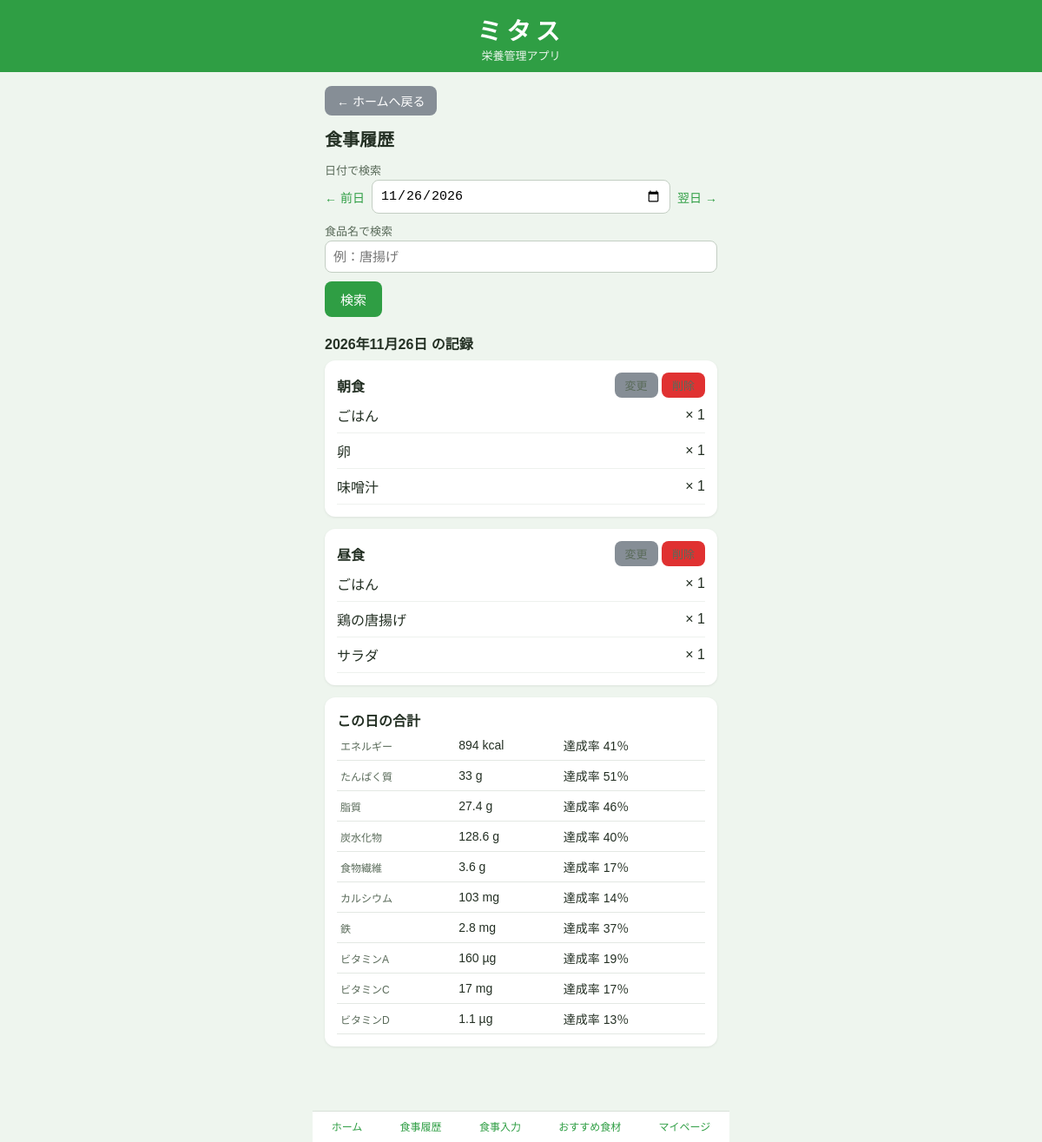
The page /history.php on the database its author committed.
### tables this page shows
CREATE TABLE IF NOT EXISTS 11meals (
  id INT AUTO_INCREMENT PRIMARY KEY,
  meal_date DATE NOT NULL,
  meal_type VARCHAR(10) NOT NULL
);

CREATE TABLE IF NOT EXISTS 11meal_items (
  id INT AUTO_INCREMENT PRIMARY KEY,
  meal_id INT NOT NULL,
  food_id INT,
  food_name VARCHAR(50) NOT NULL,
  quantity INT NOT NULL DEFAULT 1,
  energy DECIMAL(7,1),
  protein DECIMAL(6,1),
  fat DECIMAL(6,1),
  carbs DECIMAL(6,1),
  fiber DECIMAL(6,1),
  calcium DECIMAL(7,1),
  iron DECIMAL(6,1),
  vit_a DECIMAL(8,1),
  vit_c DECIMAL(6,1),
  vit_d DECIMAL(6,1),
  FOREIGN KEY (meal_id) REFERENCES 11meals(id) ON DELETE CASCADE
);

CREATE TABLE IF NOT EXISTS 11profile (
  id INT PRIMARY KEY,
  age_group VARCHAR(10),
  allergy VARCHAR(100),
  activity VARCHAR(10),
  height DECIMAL(5,1),
  weight DECIMAL(5,1)
);

### db.php (called while the page is built, shortened)
<?php
$DB_HOST = 'localhost';
$DB_NAME = 'db2026';
$DB_USER = 'ここに自分のユーザー名';
$DB_PASS = 'ここに自分のパスワード';
function db() {
    global $DB_HOST, $DB_NAME, $DB_USER, $DB_PASS;
    static $pdo = null;
    if ($pdo === null) {
        $dsn = "mysql:host={$DB_HOST};dbname={$DB_NAME};charset=utf8mb4";
        $pdo = new PDO($dsn, $DB_USER, $DB_PASS, array(
            PDO::ATTR_ERRMODE => PDO::ERRMODE_EXCEPTION,
            PDO::ATTR_DEFAULT_FETCH_MODE => PDO::FETCH_ASSOC,
        ));
    }
    return $pdo;
}
function h($s) {
    return htmlspecialchars((string)$s, ENT_QUOTES, 'UTF-8');
}
function fmtNum($v) {
    $s = number_format((float)$v, 1);
    if (substr($s, -2) === '.0') {
        $s = substr($s, 0, -2);
    }
    return $s;
}
$NUTRIENTS = array(
    'energy'  => array('エネルギー', 'kcal'),
    'protein' => array('たんぱく質', 'g'),
    'fat'     => array('脂質', 'g'),
    'carbs'   => array('炭水化物', 'g'),
    'fiber'   => array('食物繊維', 'g'),
    'calcium' => array('カルシウム', 'mg'),
    'iron'    => array('鉄', 'mg'),
    'vit_a'   => array('ビタミンA', 'µg'),
    'vit_c'   => array('ビタミンC', 'mg'),
    'vit_d'   => array('ビタミンD', 'µg'),
);
function targets($activity) {
    $t = array(
        'energy' => 2200, 'protein' => 65, 'fat' => 60, 'carbs' => 320,
        'fiber' => 21, 'calcium' => 750, 'iron' => 7.5,
        'vit_a' => 850, 'vit_c' => 100, 'vit_d' => 8.5,
    );
    return $t;
}
function getProfile() {
    $row = db()->query("SELECT * FROM 11profile WHERE id = 1")->fetch();
    return $row;
}
function dayTotals($date) {
    global $NUTRIENTS;
    $cols = array();
    foreach (array_keys($NUTRIENTS) as $k) {
        $cols[] = "SUM(mi.{$k} * mi.quantity) AS {$k}";
    }
    $sql = "SELECT " . implode(', ', $cols)
         . " FROM 11meals m JOIN 11meal_items mi ON mi.meal_id = m.id"
         . " WHERE m.meal_date = ?";
    $stmt = db()->prepare($sql);
    $stmt->execute(array($date));
    $row = $stmt->fetch();
    $totals = array();
    foreach (array_keys($NUTRIENTS) as $k) {
        $totals[$k] = ($row && $row[$k] !== null) ? (float)$row[$k] : 0.0;
    }
    return $totals;
}
function achievementRates($totals, $tg) {
    $rates = array();
    foreach ($tg as $k => $target) {
        $rates[$k] = ($target > 0) ? (int)round($totals[$k] / $target * 100) : 0;
    }
    return $rates;
}

### history.php (the view, shortened to what this page needs)
<?php
require __DIR__ . '/db.php';
$date = isset($_GET['date']) ? $_GET['date'] : date('Y-m-d');
$kw = isset($_GET['kw']) ? trim($_GET['kw']) : '';
$prev = date('Y-m-d', strtotime($date . ' -1 day'));
$next = date('Y-m-d', strtotime($date . ' +1 day'));
$stmt = db()->prepare(
    "SELECT * FROM 11meals WHERE meal_date = ?
     ORDER BY FIELD(meal_type, '朝食', '昼食', '夕食', '間食・夜食'), id"
);
$stmt->execute(array($date));
$meals = $stmt->fetchAll();
$itemStmt = db()->prepare("SELECT * FROM 11meal_items WHERE meal_id = ? ORDER BY id");
$profile = getProfile();
$tg = targets($profile['activity']);
$totals = dayTotals($date);
$rates = achievementRates($totals, $tg);
require __DIR__ . '/header.php';
?>
<h1>食事履歴</h1>
<form method="get" action="history.php">
  <label>日付で検索</label>
  <div class="date-nav">
    <a href="history.php?date=<?= h($prev) ?>&kw=<?= h($kw) ?>">← 前日</a>
    <input type="date" name="date" value="<?= h($date) ?>" style="flex:1; margin:0;">
    <a href="history.php?date=<?= h($next) ?>&kw=<?= h($kw) ?>">翌日 →</a>
  </div>
  <label>食品名で検索</label>
  <input type="text" name="kw" value="<?= h($kw) ?>" placeholder="例：唐揚げ">
  <button type="submit" class="btn">検索</button>
</form>
<h2><?= h(date('Y年n月j日', strtotime($date))) ?> の記録</h2>
<?php
foreach ($meals as $meal):
    $itemStmt->execute(array($meal['id']));
    $items = $itemStmt->fetchAll();
?>
<div class="card">
  <div class="meal-head">
    <span class="meal-type"><?= h($meal['meal_type']) ?></span>
    <span>
      <a class="btn small sub" href="meal_edit.php?id=<?= (int)$meal['id'] ?>">変更</a>
      <a class="btn small danger" href="meal_delete.php?id=<?= (int)$meal['id'] ?>">削除</a>
    </span>
  </div>
  <?php foreach ($items as $it): ?>
  <div class="item-row">
    <span class="nm"><?= h($it['food_name']) ?></span>
    <span>× <?= (int)$it['quantity'] ?></span>
  </div>
  <?php endforeach; ?>
</div>
<?php endforeach; ?>
<div class="card">
  <strong>この日の合計</strong>
  <table>
    <?php foreach ($NUTRIENTS as $k => $nut): ?>
    <tr>
      <th><?= h($nut[0]) ?></th>
      <td><?= fmtNum($totals[$k]) ?> <?= h($nut[1]) ?></td>
      <td>達成率 <?= $rates[$k] ?>％</td>
    </tr>
    <?php endforeach; ?>
  </table>
</div>
<?php require __DIR__ . '/footer.php'; ?>

### header.php (shortened to what this page needs)
<!DOCTYPE html>
<html lang="ja">
<head>
<link rel="stylesheet" href="style.css">
</head>
<body>
<header class="app-header">
  <div class="app-title">ミタス</div>
  <div class="app-subtitle">栄養管理アプリ</div>
</header>
<main class="container">
<?php if (basename($_SERVER['SCRIPT_NAME'] ?? '') !== 'index.php'): ?>
  <p class="home-back-wrap"><a class="btn sub home-back" href="index.php">← ホームへ戻る</a></p>
<?php endif; ?>

### footer.php
</main>
<nav class="tabbar">
  <a href="index.php">ホーム</a>
  <a href="history.php">食事履歴</a>
  <a href="meal_input.php">食事入力</a>
  <a href="recommend.php">おすすめ食材</a>
  <a href="mypage.php">マイページ</a>
</nav>
</body>
</html>

### style.css (style rules this page uses)
* { box-sizing: border-box; }
body { margin: 0; font-family: "Hiragino Kaku Gothic ProN", "Yu Gothic", sans-serif; background: #eef5ee; color: #243024; }
.app-header { background: #2f9e44; color: #fff; text-align: center; padding: 14px 8px 10px; }
.app-title { font-size: 28px; font-weight: bold; letter-spacing: 0.2em; }
.app-subtitle { font-size: 13px; opacity: 0.9; }
.container { max-width: 480px; margin: 0 auto; padding: 16px 14px 96px; }
h1 { font-size: 20px; margin: 4px 0 12px; }
h2 { font-size: 16px; margin: 18px 0 8px; }
.card { background: #fff; border-radius: 12px; padding: 14px; margin-bottom: 14px; box-shadow: 0 1px 3px rgba(0,0,0,0.08); }
.btn { display: inline-block; background: #2f9e44; color: #fff; border: none; border-radius: 8px; padding: 10px 18px; font-size: 15px; cursor: pointer; text-decoration: none; }
.btn.sub { background: #868e96; }
.btn.danger { background: #e03131; }
.btn.small { padding: 5px 12px; font-size: 13px; }
.home-back-wrap { margin: 0 0 12px; }
.btn.home-back { padding: 7px 14px; font-size: 14px; }
input[type="text"], input[type="date"], input[type="number"], select { width: 100%; padding: 9px; font-size: 15px; border: 1px solid #c3cec3; border-radius: 8px; margin-bottom: 10px; background: #fff; }
label { font-size: 13px; color: #5a6b5a; display: block; margin-bottom: 2px; }
table { width: 100%; border-collapse: collapse; font-size: 14px; }
th, td { border-bottom: 1px solid #e3e8e3; padding: 7px 4px; text-align: left; }
th { color: #5a6b5a; font-weight: normal; font-size: 12px; }
.meal-head { display: flex; justify-content: space-between; align-items: center; }
.meal-type { font-weight: bold; font-size: 16px; }
.item-row { display: flex; align-items: center; gap: 8px; border-bottom: 1px solid #eef1ee; padding: 8px 0; }
.item-row .nm { flex: 1; }
.tabbar { position: fixed; left: 0; right: 0; bottom: 0; background: #fff; border-top: 1px solid #d8e0d8; display: flex; justify-content: space-around; max-width: 480px; margin: 0 auto; padding: 8px 0 10px; }
.tabbar a { color: #2f9e44; text-decoration: none; font-size: 12px; text-align: center; }
.date-nav { display: flex; gap: 8px; align-items: center; margin-bottom: 10px; }
.date-nav a { color: #2f9e44; text-decoration: none; font-size: 14px; }
.small { font-size: 12px; color: #5a6b5a; }

### rows shown on the page
11meals: meal_type "朝食"
11meal_items: food_name "ごはん", quantity "1"
11meal_items: food_name "卵", quantity "1"
11meal_items: food_name "味噌汁", quantity "1"
11meals: meal_type "昼食"
11meal_items: food_name "ごはん", quantity "1"
11meal_items: food_name "鶏の唐揚げ", quantity "1"
11meal_items: food_name "サラダ", quantity "1"
11profile: activity "41", activity "51", activity "46", activity "40", activity "17", activity "14", activity "37", activity "19", activity "13"

### other values the page prints
date('Y年n月j日', strtotime($date)) "2026年11月26日"
$nut[0] "エネルギー"
fmtNum($totals[$k]) "894"
$nut[1] "kcal"
$nut[0] "たんぱく質"
fmtNum($totals[$k]) "33"
$nut[1] "g"
$nut[0] "脂質"
fmtNum($totals[$k]) "27.4"
$nut[0] "炭水化物"
fmtNum($totals[$k]) "128.6"
$nut[0] "食物繊維"
fmtNum($totals[$k]) "3.6"
$nut[0] "カルシウム"
fmtNum($totals[$k]) "103"
